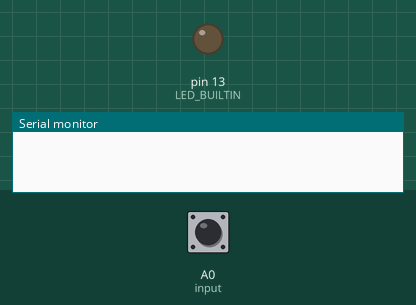
This sketch was run on a simulated Arduino Uno, built with avr-gcc and run on an emulated ATmega328P. Shown: output pins drawn as LEDs (lit = HIGH), the last lines printed to the serial monitor. The test bench sets the inputs (shaded band); at power-on: A0 (input) LOW.

Above: at 1.2 s.
1.3 s: A0 (input) pulsed HIGH 2 times (0.12 s each, 0.3 s apart)
At 42.8 s:
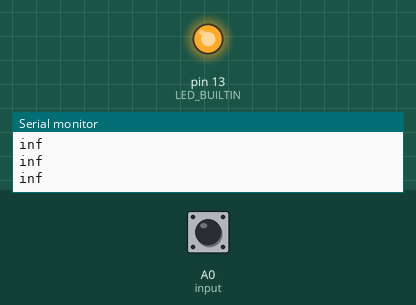
Timing chart, 0 to 43.1 s (numbered marks = the images above; inputs shaded):
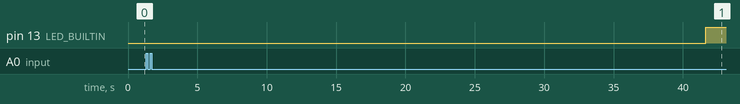

Measured:
- after the input at 1.3 s, pin 13 (LED_BUILTIN): LOW → HIGH after 40.3 s instead of 40.7 s

The sketch:

freqmeter.ino
```cpp
#define input A0
int ontime,offtime,duty;
int count = 0;
double freq,period;

void setup()
{
  pinMode(LED_BUILTIN, OUTPUT);
  digitalWrite(LED_BUILTIN, LOW);   // turn the LED off
  pinMode(input,INPUT);
  Serial.begin(115200);
}
void loop()
{
   ontime = pulseIn(input,HIGH);
   offtime = pulseIn(input,LOW);
   period = ontime+offtime;
   freq = 1000000.0/period;
   if (count < 20) {
    Serial.print(freq); Serial.println("");
    count++;
   }

   else {
    digitalWrite(LED_BUILTIN, HIGH);   // turn the LED on
   }

   delay(1);
}
```
